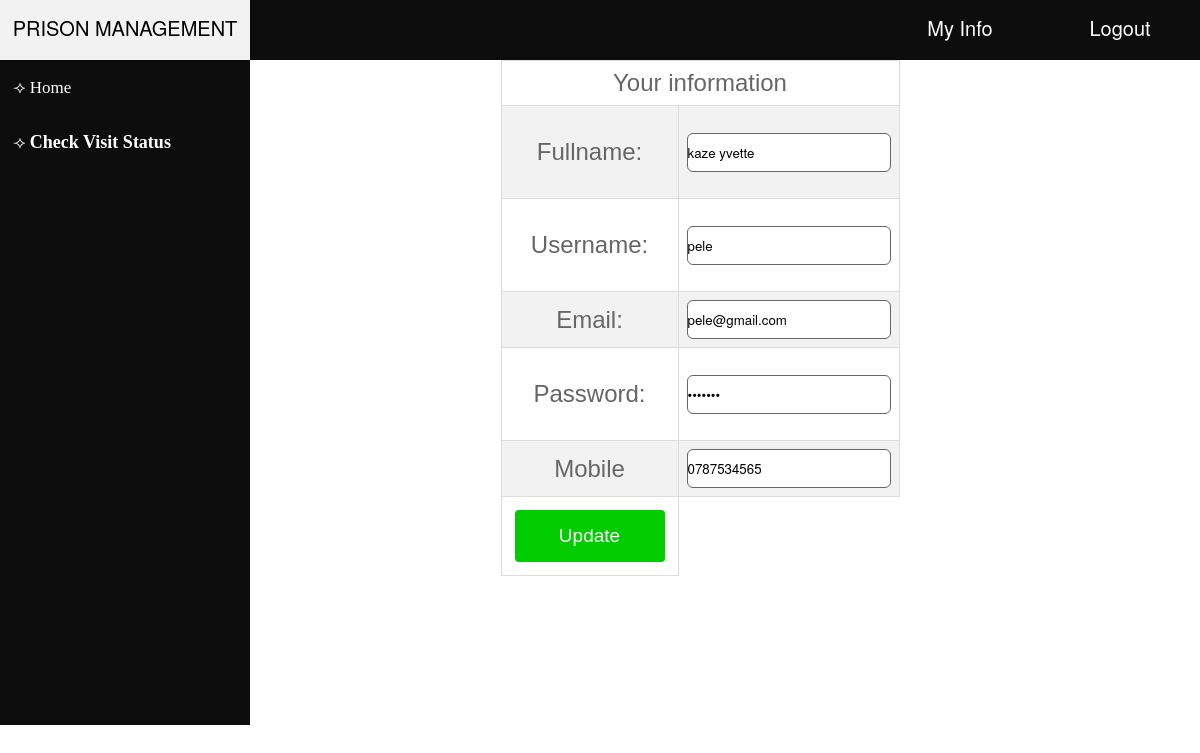
The app's page /UpdateAccount.php (signed in) with its own data.
### tables this page shows
CREATE TABLE `user1` (
  `UserID` int(255) NOT NULL,
  `Fname` varchar(255) NOT NULL,
  `Email` varchar(255) NOT NULL,
  `Username` varchar(255) NOT NULL,
  `GENDER` text NOT NULL,
  `Password` varchar(255) NOT NULL,
  `MOBILE` text NOT NULL,
  `ACCESS` varchar(255) NOT NULL
);

### UpdateAccount.php (the view, shortened to what this page needs)
<?php
require 'connection.php';
?>
<?php
	$User= $_SESSION["UserID"];
	$result = $conn-> query("select * from user1 where UserID='$User'");
		$row = $result ->fetch_array(MYSQLI_BOTH);
?>
<!doctype html>
<html>
<head>
<link href="css/Layout.css" rel="stylesheet" type="text/css" />
<link href="css/Menu.css" rel="stylesheet" type="text/css" />
<link href="css/LeftSidePanel.css" rel="stylesheet" type="text/css" />
<link href="css/botton.css" rel="stylesheet" type="text/css" />
<link href="css/dropdown.css" rel="stylesheet" type="text/css"/>
<link href="css/tableoutside.css" rel="stylesheet" type="text/css"/>
</head>
<body>
<div id="Holder">
  <div id="Navbar">
    <nav>
	  <ul>
					<li><a href="LogOut.php" title="Logout">Logout</a></li>
					<li><a href="UpdateAccount.php" title="My Info">My Info</a></li>
	  				<li id="Logo"><a href="Account.php" title="PRISON MANGEMENT">PRISON MANAGEMENT</a>
	 </ul>
  </nav>
</div>
  <div id="Content">
    <div id="contentLeft">
				<table width="100%" align="left" cellpadding="11px">
				  <tbody>
				     <tr>
			        <td><a href="Account.php" title="home">⟢ Home</a></td>
		          </tr>
				    <tr>
				      <td><a href="AccountGrants.php" title="Check Visit Status">⟢ <strong style="font-size: 18px; text-align: left;">Check Visit Status</strong></a></td>
			        </tr>
			        		           <tr>
			        <td height="500"></td>
		          </tr>
			      </tbody>
			  </table>
				<h2>&nbsp;</h2>
			</div>
    <div id="contentRight" align="center">
      <form action="" style="StyleTextField" id="form1" name="form1" method="post" >
        <table width="54%" border="0" id="tableout">
          <tbody>
            <tr>
              <td colspan="2">Your information</td>
            </tr>
            <tr>
              <td><p>
                <label for="Fname">Fullname:</label>
              </p></td>
              <td><input name="Fname" type="text" autofocus required class="StyleTextField" id="Fname" value="<?php echo $_SESSION["Fname"]= $row["Fname"]; ?>"></td>
            </tr>
            <tr>
              <td><p>
                <label for="Username">Username:</label>
              </p></td>
              <td><input name="Username" type="text" required class="StyleTextField" id="Username" value="<?php echo $_SESSION["Username"]= $row['Username']; ?>"></td>
            </tr>
            <tr>
              <td><label for="Email">Email:</label></td>
              <td><input name="Email" type="email" required class="StyleTextField" id="Email" value="<?php echo $_SESSION["Email"]= $row['Email']; ?>"></td>
            </tr>
            <tr>
              <td><p>
                <label for="password">Password:</label>
              </p></td>
              <td><input name="Password" type="password" required class="StyleTextField" id="Password" value="<?php echo $_SESSION["Password"]= $row['Password']; ?>"></td>
            </tr>
            <tr>
              <td>Mobile</td>
              <td><input name="number2" type="number" required class="StyleTextField" id="MOBILE" value="<?php echo $_SESSION["MOBILE"]= $row['MOBILE']; ?>"></td>
            </tr>
        <tr>
              <td style="text-align: center"><button class="button" style="vertical-align:middle" type="submit" name="Update" id="Update" value="Update"><span>Update </span></button></td>
            </tr>
          </tbody>
        </table>
      </form>
    </div>
  </div>
</div>
</body>
</html>

### css/Layout.css (style rules this page uses)
body { margin:0; padding:0; }
body, html { height: 100%; }
#Holder { width: 100%; height: 100%; margin-left: auto; margin-right: auto; }
#Navbar { height: 60px; background-color: rgb(13,13,13); }
#Content { height: auto; clear: both; overflow: auto; text-align: center; }
#contentLeft { height: auto; width: 250px; float: left; background-color: rgb(13,13,13); }
#contentRight { width: 75%; float:left; }
h2 { margin: 0; font-family: Gotham, Helvetica Neue, Helvetica, Arial," sans-serif"; font-weight: bolder; color: #666; }
.StyleTextField { border: 1px solid #666; border-radius: 6px; width: 200px; height: 35px; font-family: Gotham, Helvetica Neue, Helvetica, Arial," sans-serif"; padding-left: 0; }

### css/Menu.css (style rules this page uses)
nav ul { margin:0; padding: 0; font-family: Gotham, Helvetica Neue, Helvetica, Arial," sans-serif"; }
nav ul a { color: #000000; }
#Logo { float: left; width: 250px; font-size: 20px; }
nav ul li { list-style-type: none; float: right; display: block; width: 160px; height: 60px; text-align: center; line-height: 55px; }
nav ul li a { text-decoration: none; color: #FFFFFF; font-size: 20px; }

### css/LeftSidePanel.css (style rules this page uses)
#contentLeft { list-style-type: none; float: left; display: block; width: 250px; text-align: left; line-height: 30px; font-size: 17px; }
#contentLeft table td a { text-decoration: none; color: #FFFFFF; }

### css/botton.css (style rules this page uses)
.button { display: inline-block; border-radius: 4px; background-color: #00cc00; border: none; color: #FFFFFF; text-align: center; font-size: 19px; padding: 15px; width: 150px; transition: all 0.5s; cursor: pointer; margin: 5px; }
.button span { cursor: pointer; display: inline-block; position: relative; transition: 0.5s; }
.button span:after { content: '\00bb'; position: absolute; opacity: 0; top: 0; right: -20px; transition: 0.5s; }

### css/tableoutside.css (style rules this page uses)
#tableout { font-family: "Trebuchet MS", Arial, Helvetica, sans-serif; border-collapse: collapse; width: 30%; }
#tableout td, #customers th { border: 1px solid #ddd; padding: 8px; text-align: center; font-size: 24px; color: #666666; }
#tableout tr:nth-child(even) { background-color: #f2f2f2; }

### records on screen
user1: Fname "kaze yvette", Username "pele", Email "pele@gmail.com", number2 "0787534565"
